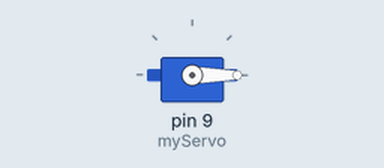
Bench run of a sketch on a simulated Arduino Uno, built with avr-gcc and run on an emulated ATmega328P. Parts: servo.

Above: at 0.55 s.
At 4.75 s:
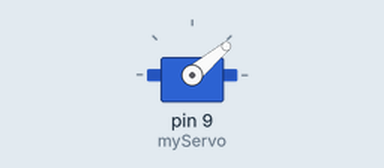
At 8.95 s:
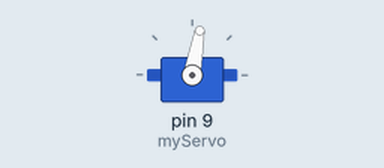
At 17.45 s:
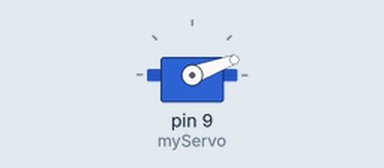
Timing chart, 0 to 38.2 s (numbered marks = the images above):
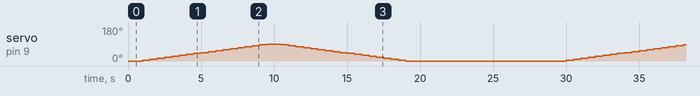

The sketch:

turn_servo.ino
```cpp
#include <Servo.h>

Servo myServo;

void setup() {
  myServo.attach(9);
  myServo.write(0);
  delay(500);
}

void loop() {
  for (int angle = 0; angle <= 90; angle += 5) {
    myServo.write(angle);
    delay(500);
  }
  for (int angle = 90; angle >= 0; angle -= 5) {
    myServo.write(angle);
    delay(500);
  }
  delay(10000);
}
```
